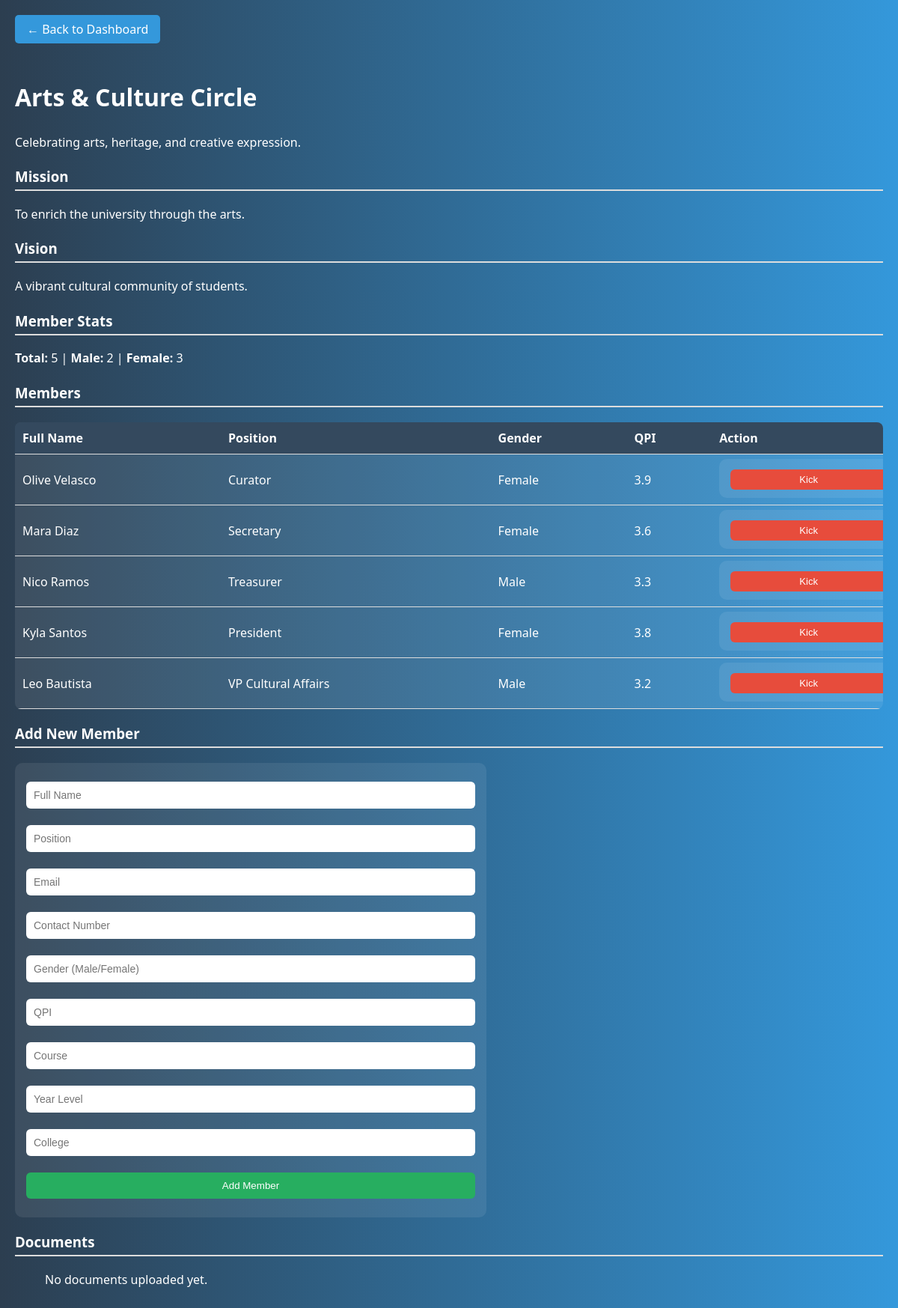
Screenshot of /organization/21 (signed in) with the database file from the repository.
### tables this page shows
CREATE TABLE organizations (
        id INTEGER PRIMARY KEY AUTOINCREMENT,
        name TEXT NOT NULL,
        description TEXT,
        mission TEXT,
        vision TEXT,
        status TEXT DEFAULT 'Pending'
    );

CREATE TABLE members (
        id INTEGER PRIMARY KEY AUTOINCREMENT,
        org_id INTEGER,
        full_name TEXT,
        position TEXT,
        email TEXT,
        contact_no TEXT,
        sex TEXT,
        qpi REAL,
        course TEXT,
        year_level TEXT,
        college TEXT,
        FOREIGN KEY (org_id) REFERENCES organizations(id)
    );

### app.py (the view, shortened to what this page needs)
@app.route('/organization/<int:org_id>', methods=['GET', 'POST'])
def view_organization(org_id):
    db = get_db()
    org = db.execute('SELECT * FROM organizations WHERE id = ?', (org_id,)).fetchone()
    members = db.execute('''
        SELECT position, full_name, sex AS gender, qpi, id
        FROM members
        WHERE org_id = ?
    ''', (org_id,)).fetchall()
    documents = db.execute('SELECT * FROM documents WHERE org_id = ?', (org_id,)).fetchall()
    total_members = len(members)
    male_count = sum(1 for m in members if m['gender'] == 'Male')
    female_count = sum(1 for m in members if m['gender'] == 'Female')
    return render_template('organization_view.html',
                           org=org,
                           members=members,
                           documents=documents,
                           total_members=total_members,
                           male_count=male_count,
                           female_count=female_count)

### app.py (called while the page is built)
def get_db():
    db = getattr(g, '_database', None)
    if db is None:
        db = g._database = sqlite3.connect(DATABASE)
        db.row_factory = sqlite3.Row
    return db

@app.teardown_appcontext
def close_connection(exception):
    db = getattr(g, '_database', None)
    if db is not None:
        db.close()

### templates/organization_view.html (shortened to what this page needs)
{% extends 'base.html' %}
{% block content %}
<a href="{{ url_for('sacdev_dashboard') }}" class="back-btn">← Back to Dashboard</a>
<h2>{{ org.name }}</h2>
<p>{{ org.description }}</p>
<h3>Mission</h3>
<p>{{ org.mission }}</p>
<h3>Vision</h3>
<p>{{ org.vision }}</p>
<h3>Member Stats</h3>
<p><strong>Total:</strong> {{ total_members }} | <strong>Male:</strong> {{ male_count }} | <strong>Female:</strong> {{ female_count }}</p>
<h3>Members</h3>
{% if members %}
<table>
  <thead>
    <tr>
      <th>Full Name</th>
      <th>Position</th>
      <th>Gender</th>
      <th>QPI</th>
      <th>Action</th>
    </tr>
  </thead>
  <tbody>
    {% for member in members %}
    <tr>
      <td>{{ member.full_name }}</td>
      <td>{{ member.position }}</td>
      <td>{{ member.gender }}</td>
      <td>{{ member.qpi }}</td>
      <td>
        <form method="POST" style="display:inline;">
          <button type="submit" name="kick_member" class="kick-btn">Kick</button>
        </form>
      </td>
    </tr>
    {% endfor %}
  </tbody>
</table>
{% else %}
  <p>No members yet.</p>
{% endif %}
<h3>Add New Member</h3>
<form method="POST" style="max-width: 600px;">
  <input type="text" name="full_name" placeholder="Full Name" required>
  <input type="text" name="position" placeholder="Position" required>
  <input type="email" name="email" placeholder="Email">
  <input type="text" name="contact_no" placeholder="Contact Number">
  <input type="text" name="sex" placeholder="Gender (Male/Female)">
  <input type="number" step="0.01" name="qpi" placeholder="QPI">
  <input type="text" name="course" placeholder="Course">
  <input type="text" name="year_level" placeholder="Year Level">
  <input type="text" name="college" placeholder="College">
  <button type="submit" class="submit-btn" style="width: 100%;">Add Member</button>
</form>
<h3>Documents</h3>
<ul>
  {% for doc in documents %}
    <li>{{ doc.title }} - <a href="{{ url_for('static', filename=doc.file_path) }}" target="_blank">View</a></li>
  {% else %}
    <p>No documents uploaded yet.</p>
  {% endfor %}
</ul>
{% endblock %}

### static/styles.css (style rules this page uses)
body { font-family: Arial, sans-serif; background-color: #f4f4f4; }
input, button { width: 100%; margin: 10px 0; padding: 10px; }
button { background-color: #007bff; color: white; border: none; }
body { margin: 0; font-family: 'Segoe UI', sans-serif; background: linear-gradient(to right, #2c3e50, #3498db); color: white; }

### templates/organization_view.html (style rules this page uses)
body { font-family: 'Segoe UI', Tahoma, Geneva, Verdana, sans-serif; background-color: #2c3e50; margin: 0; padding: 20px; color: white; }
h2 { margin-top: 30px; font-size: 2em; }
h3 { margin-top: 20px; border-bottom: 2px solid #ddd; padding-bottom: 5px; }
p { line-height: 1.6; margin-bottom: 15px; color: white; }
a { color: #3498db; text-decoration: none; }
form { margin-top: 20px; background-color: rgba(255, 255, 255, 0.08); padding: 15px; border-radius: 10px; }
input[type="text"], input[type="email"], input[type="number"] { width: 100%; padding: 10px; margin-bottom: 12px; border-radius: 6px; border: none; font-size: 14px; box-sizing: border-box; }
.submit-btn { background-color: #27ae60; color: white; padding: 10px 20px; border: none; border-radius: 6px; cursor: pointer; }
.kick-btn { background-color: #e74c3c; color: white; padding: 6px 12px; border: none; border-radius: 6px; cursor: pointer; font-size: 13px; }
.back-btn { display: inline-block; background: #3498db; padding: 8px 16px; color: white; text-decoration: none; border-radius: 5px; margin-bottom: 20px; }
table { width: 100%; border-collapse: collapse; background-color: rgba(255, 255, 255, 0.08); margin-top: 20px; border-radius: 8px; overflow: hidden; }
th, td { padding: 10px; border-bottom: 1px solid #ddd; text-align: left; }
th { background-color: #34495e; }

### rows the page displays
organizations: name "Arts & Culture Circle", description "Celebrating arts, heritage, and creative expression.", mission "To enrich the university through the arts.", vision "A vibrant cultural community of students."
members: full_name "Olive Velasco", position "Curator", gender "Female", qpi "3.9"
members: full_name "Mara Diaz", position "Secretary", gender "Female", qpi "3.6"
members: full_name "Nico Ramos", position "Treasurer", gender "Male", qpi "3.3"
members: full_name "Kyla Santos", position "President", gender "Female", qpi "3.8"
members: full_name "Leo Bautista", position "VP Cultural Affairs", gender "Male", qpi "3.2"

### other values shown
{{ total_members }} "5"
{{ male_count }} "2"
{{ female_count }} "3"
